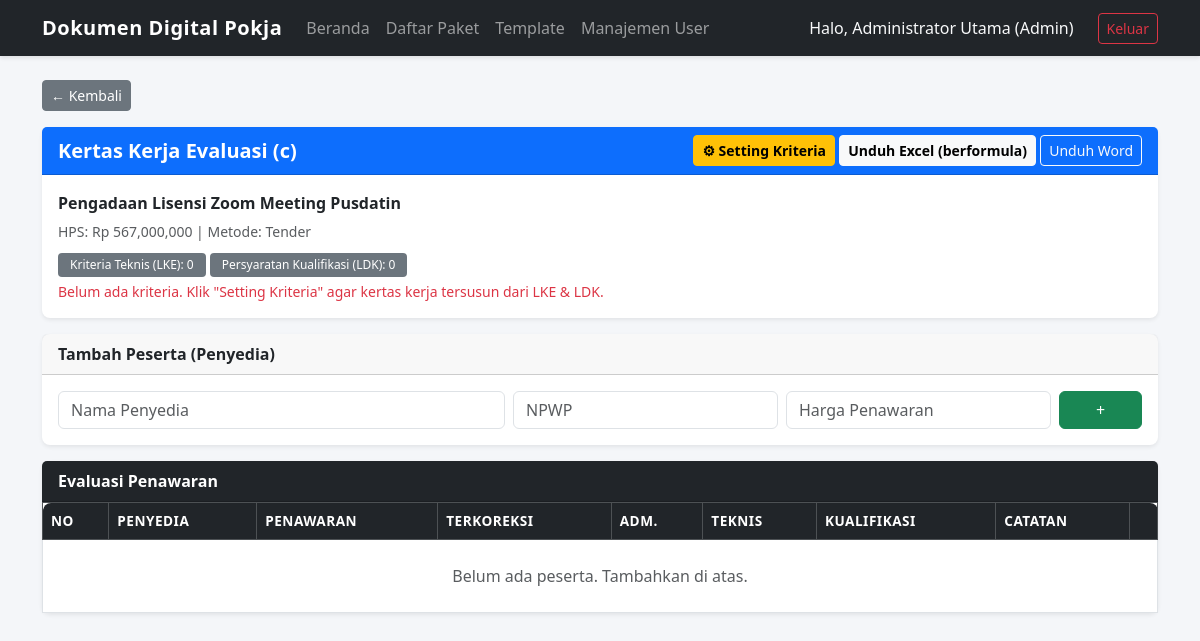
/evaluasi/1 (signed in), run on the app's committed database.
### core/models.py (models this page shows, shortened)
class User(db.Model, UserMixin):
    __tablename__ = 'users'
    id = db.Column(db.Integer, primary_key=True)
    username = db.Column(db.String(50), unique=True, nullable=False)
    password_hash = db.Column(db.String(255), nullable=False)
    nama_lengkap = db.Column(db.String(100), nullable=False)
    peran = db.Column(db.String(255), default='Anggota Pokmil') # Bisa menyimpan "Admin, Pokmil"
    nama_pokmil = db.Column(db.String(50), nullable=True)
    is_ketua_pokmil = db.Column(db.Boolean, default=False)
    last_login = db.Column(db.DateTime, nullable=True)

class Paket(db.Model):
    __tablename__ = 'paket'
    id = db.Column(db.Integer, primary_key=True)
    nama_paket = db.Column(db.String(255), nullable=False)
    kode_paket = db.Column(db.String(50), unique=True, nullable=True)
    tahun_anggaran = db.Column(db.Integer, default=2026)
    unit_kerja = db.Column(db.String(255), nullable=False)
    nama_ppk = db.Column(db.String(100), nullable=False)
    nilai_hps = db.Column(db.Float, nullable=False)
    sumber_dana = db.Column(db.String(100), nullable=False)
    jenis_pengadaan = db.Column(db.String(50), nullable=False)
    metode_pemilihan = db.Column(db.String(50), nullable=False)
    metode_kualifikasi = db.Column(db.String(50), nullable=False)
    status_paket = db.Column(db.String(30), default='Draf')
    assigned_pokmil = db.Column(db.String(50), nullable=True)
    tanggal_buat = db.Column(db.DateTime, default=datetime.utcnow)
    delegated_at = db.Column(db.DateTime, nullable=True)
    deadline_reviu = db.Column(db.DateTime, nullable=True) # Untuk deteksi kendala/keterlambatan

### modules/evaluasi/routes.py (the view, shortened to what this page needs)
@evaluasi_bp.route('/<int:paket_id>', methods=['GET', 'POST'])
@login_required
def kelola(paket_id):
    paket = Paket.query.get_or_404(paket_id)
    if current_user.peran not in ['Admin', 'Katim'] and paket.assigned_pokmil != current_user.nama_pokmil:
        flash('Akses ditolak!', 'danger')
        return redirect(url_for('paket.daftar_paket'))
    peserta = Peserta.query.filter_by(paket_id=paket.id).order_by(Peserta.id).all()
    kriteria = _kriteria(paket.id)
    return render_template('evaluasi/kelola.html', paket=paket, peserta=peserta,
                           pilihan=PILIHAN, boleh_ubah=_boleh_ubah(paket),
                           jml_teknis=len([k for k in kriteria if k.kelompok == 'Teknis']),
                           jml_kualifikasi=len([k for k in kriteria if k.kelompok == 'Kualifikasi']))

### app.py (called while the page is built)
@login_manager.user_loader
def load_user(user_id):
    return db.session.get(User, int(user_id))

### modules/evaluasi/routes.py (called while the page is built)
def _boleh_ubah(paket):
    if current_user.peran == 'Admin':
        return True
    return (current_user.peran in ['Pokmil', 'Ketua Pokja']
            and paket.assigned_pokmil == current_user.nama_pokmil)

def _kriteria(paket_id):
    return KriteriaEvaluasi.query.filter_by(paket_id=paket_id)\
        .order_by(KriteriaEvaluasi.kelompok, KriteriaEvaluasi.urutan, KriteriaEvaluasi.id).all()

### templates/evaluasi/kelola.html (shortened to what this page needs)
{% extends "base.html" %}
{% block content %}
<div class="mb-3">
    <a href="{{ url_for('paket.daftar_paket') }}" class="btn btn-sm btn-secondary">&larr; Kembali</a>
</div>
<div class="card shadow-sm mb-3 border-primary">
    <div class="card-header bg-primary text-white d-flex justify-content-between align-items-center">
        <h5 class="mb-0 fw-bold">Kertas Kerja Evaluasi (c)</h5>
        <div>
            <a href="{{ url_for('evaluasi.kelola_kriteria', paket_id=paket.id) }}" class="btn btn-sm btn-warning fw-bold">⚙ Setting Kriteria</a>
            <a href="{{ url_for('evaluasi.unduh_excel', paket_id=paket.id) }}" class="btn btn-sm btn-light fw-bold">Unduh Excel (berformula)</a>
            <a href="{{ url_for('evaluasi.unduh_word', paket_id=paket.id) }}" class="btn btn-sm btn-outline-light">Unduh Word</a>
        </div>
    </div>
    <div class="card-body">
        <p class="mb-1"><strong>{{ paket.nama_paket }}</strong></p>
        <small class="text-muted">HPS: Rp {{ "{:,.0f}".format(paket.nilai_hps) }} | Metode: {{ paket.metode_pemilihan }}</small>
        <div class="mt-2">
            <span class="badge bg-secondary">Kriteria Teknis (LKE): {{ jml_teknis }}</span>
            <span class="badge bg-secondary">Persyaratan Kualifikasi (LDK): {{ jml_kualifikasi }}</span>
            {% if jml_teknis == 0 and jml_kualifikasi == 0 %}
            <span class="text-danger small d-block mt-1">Belum ada kriteria. Klik "Setting Kriteria" agar kertas kerja tersusun dari LKE & LDK.</span>
            {% endif %}
        </div>
    </div>
</div>
{% if boleh_ubah %}
<div class="card shadow-sm mb-3">
    <div class="card-header fw-bold">Tambah Peserta (Penyedia)</div>
    <div class="card-body">
        <form method="POST" class="row g-2">
            <div class="col-md-5"><input name="nama_penyedia" class="form-control" placeholder="Nama Penyedia" required></div>
            <div class="col-md-3"><input name="npwp" class="form-control" placeholder="NPWP"></div>
            <div class="col-md-3"><input name="harga_penawaran" type="number" class="form-control" placeholder="Harga Penawaran"></div>
            <div class="col-md-1"><button class="btn btn-success w-100">+</button></div>
        </form>
    </div>
</div>
{% endif %}
<form method="POST">
<div class="card shadow-sm mb-3">
    <div class="card-header bg-dark text-white fw-bold">Evaluasi Penawaran</div>
    <div class="card-body p-0">
        <table class="table table-bordered align-middle mb-0">
            <thead class="table-dark">
                <tr>
                    <th>No</th><th>Penyedia</th><th>Penawaran</th><th>Terkoreksi</th>
                    <th>Adm.</th><th>Teknis</th><th>Kualifikasi</th><th>Catatan</th>
                    {% if boleh_ubah %}<th></th>{% endif %}
                </tr>
            </thead>
            <tbody>
                {% for ps in peserta %}
                <tr>
                    <td>{{ loop.index }}</td>
                    <td>{{ ps.nama_penyedia }}<br><small class="text-muted">{{ ps.npwp or '' }}</small></td>
                    <td><input name="penawaran_{{ ps.id }}" type="number" class="form-control form-control-sm" value="{{ ps.harga_penawaran|int }}" {{ '' if boleh_ubah else 'disabled' }}></td>
                    <td><input name="terkoreksi_{{ ps.id }}" type="number" class="form-control form-control-sm" value="{{ ps.harga_terkoreksi|int }}" {{ '' if boleh_ubah else 'disabled' }}></td>
                    {% for field, val in [('adm', ps.eval_administrasi), ('teknis', ps.eval_teknis), ('kual', ps.eval_kualifikasi)] %}
                    <td>
                        <select name="{{ field }}_{{ ps.id }}" class="form-select form-select-sm" {{ '' if boleh_ubah else 'disabled' }}>
                            {% for opt in pilihan %}<option value="{{ opt }}" {% if val == opt %}selected{% endif %}>{{ opt }}</option>{% endfor %}
                        </select>
                    </td>
                    {% endfor %}
                    <td><input name="catatan_{{ ps.id }}" class="form-control form-control-sm" value="{{ ps.catatan or '' }}" {{ '' if boleh_ubah else 'disabled' }}></td>
                    {% if boleh_ubah %}
                    <td>
                        <button formmethod="POST" name="aksi" value="hapus" class="btn btn-sm btn-outline-danger"
                                onclick="this.form.querySelector('[name=peserta_id]').value={{ ps.id }}">&times;</button>
                    </td>
                    {% endif %}
                </tr>
                {% else %}
                <tr><td colspan="9" class="text-center text-muted py-4">Belum ada peserta. Tambahkan di atas.</td></tr>
                {% endfor %}
            </tbody>
        </table>
    </div>
</div>
</form>
{% endblock %}

### templates/base.html (shortened to what this page needs)
<!DOCTYPE html>
<html lang="id">
<head>
    <link href="https://cdn.jsdelivr.net/npm/bootstrap@5.3.2/dist/css/bootstrap.min.css" rel="stylesheet">
    <link rel="stylesheet" href="{{ url_for('static', filename='css/gaya.css') }}">
</head>
<body>
    <nav class="navbar navbar-expand-lg navbar-dark bg-dark mb-4">
        <div class="container">
            <a class="navbar-brand" href="{{ url_for('beranda') }}">Dokumen Digital Pokja</a>
            <div class="collapse navbar-collapse" id="navbarNav">
                {% if current_user.is_authenticated %}
                <ul class="navbar-nav me-auto">
                    <li class="nav-item">
                        <a class="nav-link" href="{{ url_for('beranda') }}">Beranda</a>
                    </li>
                    <li class="nav-item">
                        <a class="nav-link" href="{{ url_for('paket.daftar_paket') }}">Daftar Paket</a>
                    </li>
                    {% if current_user.peran in ['Admin', 'Katim'] %}
                    <li class="nav-item">
                        <a class="nav-link" href="{{ url_for('template_dokpil.daftar') }}">Template</a>
                    </li>
                    {% endif %}
                    {% if current_user.peran == 'Admin' %}
                    <li class="nav-item">
                        <a class="nav-link" href="{{ url_for('auth.tambah_user') }}">Manajemen User</a>
                    </li>
                    {% endif %}
                </ul>
                <div class="navbar-nav">
                    <span class="nav-item nav-link text-light me-3">
                        Halo, {{ current_user.nama_lengkap }} ({{ current_user.peran }})
                    </span>
                    <a class="btn btn-outline-danger btn-sm my-auto" href="{{ url_for('auth.logout') }}">Keluar</a>
                </div>
                {% endif %}
            </div>
        </div>
    </nav>
    <div class="container">
        {% block content %}{% endblock %}
    </div>
</body>
</html>

### static/css/gaya.css (style rules this page uses)
body { background-color: #f4f6f9; font-family: 'Segoe UI', Tahoma, Geneva, Verdana, sans-serif; color: #333; }
.navbar { box-shadow: 0 2px 4px rgba(0,0,0,0.1); }
.navbar-brand { font-weight: 700; letter-spacing: 0.5px; }
.card { border: none; border-radius: 8px; }
.card-body.p-0 > .table thead th:first-child { border-top-left-radius: 8px; }
.card-body.p-0 > .table thead th:last-child { border-top-right-radius: 8px; }
.card-header { font-weight: 600; }
.table th { font-weight: 600; text-transform: uppercase; font-size: 0.85rem; letter-spacing: 0.5px; }
.badge { padding: 6px 12px; font-weight: 500; border-radius: 4px; }

### data on the page
User: nama_lengkap "Administrator Utama", peran "Admin"
Paket: nama_paket "Pengadaan Lisensi Zoom Meeting Pusdatin", nilai_hps "567,000,000", metode_pemilihan "Tender"

### other printed values
{{ jml_teknis }} "0"
{{ jml_kualifikasi }} "0"
